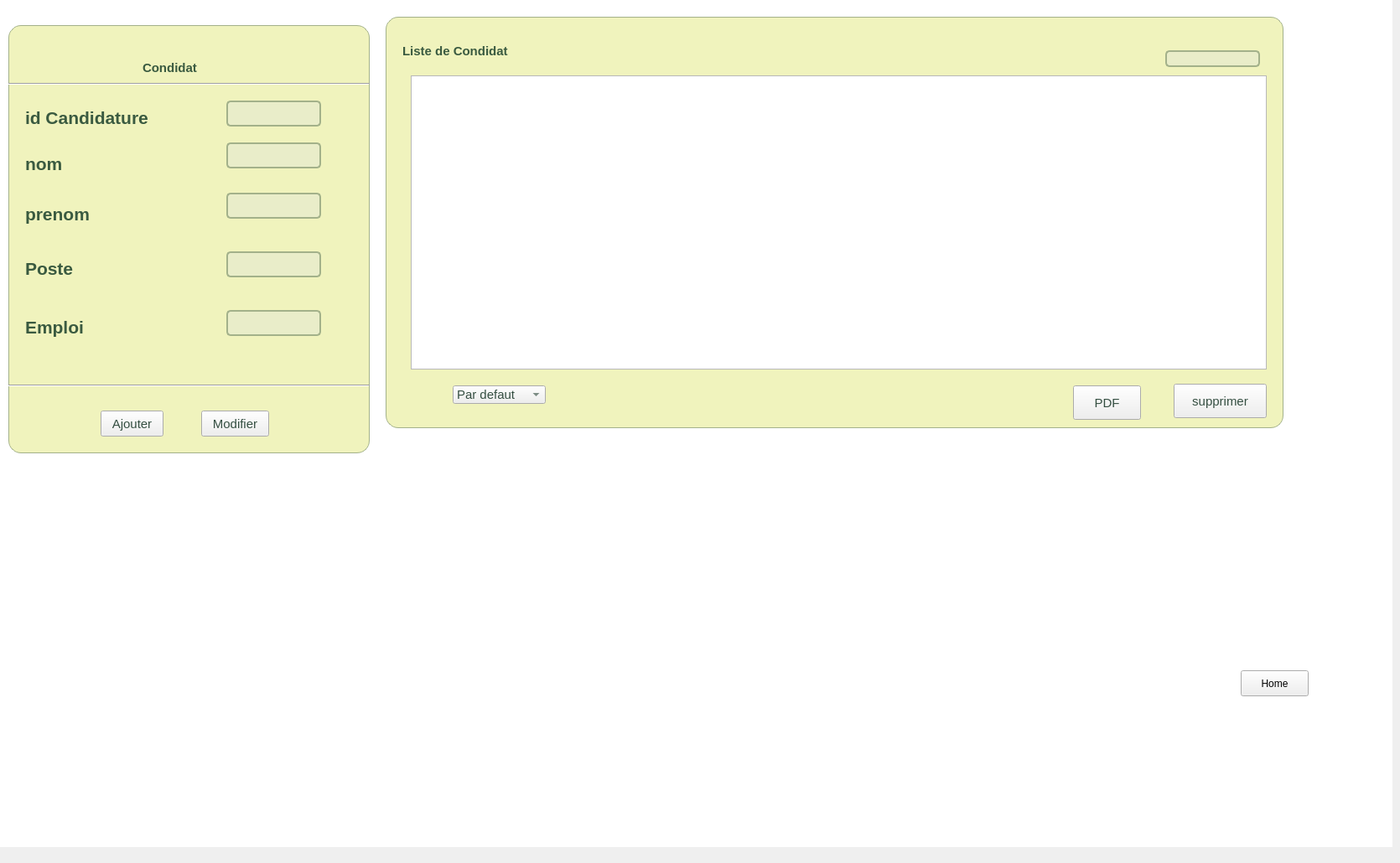
    <widget class="QWidget" name="page">
     <widget class="QLabel" name="qrcode">
      <property name="geometry">
       <rect>
        <x>90</x>
        <y>600</y>
        <width>231</width>
        <height>191</height>
       </rect>
      </property>
      <property name="text">
       <string/>
      </property>
     </widget>
     <widget class="QPushButton" name="pushButton_10">
      <property name="geometry">
       <rect>
        <x>1480</x>
        <y>800</y>
        <width>81</width>
        <height>31</height>
       </rect>
      </property>
      <property name="styleSheet">
       <string notr="true"/>
      </property>
      <property name="text">
       <string>Home</string>
      </property>
     </widget>
     <widget class="QLabel" name="label_18">
      <property name="geometry">
       <rect>
        <x>0</x>
        <y>-10</y>
        <width>1661</width>
        <height>1021</height>
       </rect>
      </property>
      <property name="styleSheet">
       <string notr="true">*{
background : white;
}</string>
      </property>
      <property name="text">
       <string/>
      </property>
      <property name="scaledContents">
       <bool>true</bool>
      </property>
     </widget>
     <widget class="QFrame" name="frame_17">
      <property name="geometry">
       <rect>
        <x>10</x>
        <y>30</y>
        <width>431</width>
        <height>511</height>
       </rect>
      </property>
      <property name="styleSheet">
       <string notr="true">* {
    font-family: 'Roboto', sans-serif;
    color: #344E41; /* Dark olive green */
    border-color: #A3B18A; /* Soft green */
    font-size: 15px;
}

#frame_17 {
    font-family: 'Roboto', sans-serif;
    border: 1px solid #A3B18A; /* Soft green border */
    border-radius: 15px;
    margin-top: 1em;
    background: #F0F3BD; /* Light lime background */
    box-shadow: 0 4px 6px rgba(0, 0, 0, 0.1);
    padding: 1.5em;
}

QFrame[frameShape=&quot;4&quot;],
QFrame[frameShape=&quot;5&quot;] {
    border: none;
    border-bottom: 2px solid #344E41; /* Dark olive green */
}

QComboButton {
    font-family: 'Roboto', sans-serif;
    background: #D9E2C3; /* Light green button */
    border: none;
    color: #344E41; /* Dark olive green text */
    padding: 5px 10px;
    border-radius: 5px;
    transition: background 0.3s ease;
}

QComboButton:hover {
    background: #A3B18A; /* Hover to soft green */
}

QLabel {
    background: transparent;
    color: #3A5A40; /* Olive text color */
    font-weight: 500;
}

QLineEdit {
    font-family: 'Roboto', sans-serif;
    background: #E9EDC9; /* Light green input background */
    border: 2px solid #A3B18A; /* Soft green border */
    border-radius: 5px;
    color: #344E41; /* Dark olive green text */
    padding: 8px 12px;
    transition: border-color 0.3s ease;
}

QLineEdit:focus {
    border-color: #3A5A40; /* Olive green focus */
    outline: none;
}

QDateTimeEdit {
    font-family: 'Roboto', sans-serif;
    background: #E9EDC9; /* Light green input background */
    border: 2px solid #A3B18A; /* Soft green border */
    border-radius: 5px;
    color: #344E41; /* Dark olive green text */
    padding: 8px 12px;
    transition: border-color 0.3s ease;
}

QDateTimeEdit:focus {
    border-color: #3A5A40; /* Olive green focus */
    outline: none;
}
</string>
      </property>
      <property name="frameShape">
       <enum>QFrame::StyledPanel</enum>
      </property>
      <property name="frameShadow">
       <enum>QFrame::Raised</enum>
      </property>
      <widget class="QLabel" name="label_66">
       <property name="geometry">
        <rect>
         <x>160</x>
         <y>10</y>
         <width>211</width>
         <height>81</height>
        </rect>
       </property>
       <property name="styleSheet">
        <string notr="true"/>
       </property>
       <property name="text">
        <string>Condidat</string>
       </property>
      </widget>
      <widget class="Line" name="line_23">
       <property name="geometry">
        <rect>
         <x>0</x>
         <y>60</y>
         <width>431</width>
         <height>20</height>
        </rect>
       </property>
       <property name="palette">
        <palette>
         <active>
          <colorrole role="WindowText">
           <brush brushstyle="SolidPattern">
            <color alpha="255">
             <red>52</red>
             <green>78</green>
             <blue>65</blue>
            </color>
           </brush>
          </colorrole>
          <colorrole role="Text">
           <brush brushstyle="SolidPattern">
            <color alpha="255">
             <red>52</red>
             <green>78</green>
             <blue>65</blue>
            </color>
           </brush>
          </colorrole>
          <colorrole role="ButtonText">
           <brush brushstyle="SolidPattern">
            <color alpha="255">
             <red>52</red>
             <green>78</green>
             <blue>65</blue>
            </color>
           </brush>
          </colorrole>
          <colorrole role="PlaceholderText">
           <brush brushstyle="NoBrush">
            <color alpha="128">
             <red>25</red>
             <green>144</green>
             <blue>234</blue>
            </color>
           </brush>
          </colorrole>
         </active>
         <inactive>
          <colorrole role="WindowText">
           <brush brushstyle="SolidPattern">
            <color alpha="255">
             <red>52</red>
             <green>78</green>
             <blue>65</blue>
            </color>
           </brush>
          </colorrole>
          <colorrole role="Text">
           <brush brushstyle="SolidPattern">
            <color alpha="255">
             <red>52</red>
             <green>78</green>
             <blue>65</blue>
            </color>
           </brush>
          </colorrole>
          <colorrole role="ButtonText">
           <brush brushstyle="SolidPattern">
            <color alpha="255">
             <red>52</red>
             <green>78</green>
             <blue>65</blue>
            </color>
           </brush>
          </colorrole>
          <colorrole role="PlaceholderText">
           <brush brushstyle="NoBrush">
            <color alpha="128">
             <red>52</red>
             <green>78</green>
             <blue>65</blue>
            </color>
           </brush>
          </colorrole>
         </inactive>
         <disabled>
          <colorrole role="WindowText">
           <brush brushstyle="SolidPattern">
            <color alpha="255">
             <red>52</red>
             <green>78</green>
             <blue>65</blue>
            </color>
           </brush>
          </colorrole>
          <colorrole role="Text">
           <brush brushstyle="SolidPattern">
            <color alpha="255">
             <red>52</red>
             <green>78</green>
             <blue>65</blue>
            </color>
           </brush>
          </colorrole>
          <colorrole role="ButtonText">
           <brush brushstyle="SolidPattern">
            <color alpha="255">
             <red>52</red>
             <green>78</green>
             <blue>65</blue>
            </color>
           </brush>
          </colorrole>
          <colorrole role="PlaceholderText">
           <brush brushstyle="NoBrush">
            <color alpha="128">
             <red>25</red>
             <green>144</green>
             <blue>234</blue>
            </color>
           </brush>
          </colorrole>
         </disabled>
        </palette>
       </property>
       <property name="orientation">
        <enum>Qt::Horizontal</enum>
       </property>
      </widget>
      <widget class="Line" name="line_24">
       <property name="geometry">
        <rect>
         <x>0</x>
         <y>420</y>
         <width>431</width>
         <height>20</height>
        </rect>
       </property>
       <property name="palette">
        <palette>
         <active>
          <colorrole role="WindowText">
           <brush brushstyle="SolidPattern">
            <color alpha="255">
             <red>52</red>
             <green>78</green>
             <blue>65</blue>
            </color>
           </brush>
          </colorrole>
          <colorrole role="Text">
           <brush brushstyle="SolidPattern">
            <color alpha="255">
             <red>52</red>
             <green>78</green>
             <blue>65</blue>
            </color>
           </brush>
          </colorrole>
          <colorrole role="ButtonText">
           <brush brushstyle="SolidPattern">
            <color alpha="255">
             <red>52</red>
             <green>78</green>
             <blue>65</blue>
            </color>
           </brush>
          </colorrole>
          <colorrole role="PlaceholderText">
           <brush brushstyle="NoBrush">
            <color alpha="128">
             <red>25</red>
             <green>144</green>
             <blue>234</blue>
            </color>
           </brush>
          </colorrole>
         </active>
         <inactive>
          <colorrole role="WindowText">
           <brush brushstyle="SolidPattern">
            <color alpha="255">
             <red>52</red>
             <green>78</green>
             <blue>65</blue>
            </color>
           </brush>
          </colorrole>
          <colorrole role="Text">
           <brush brushstyle="SolidPattern">
            <color alpha="255">
             <red>52</red>
             <green>78</green>
             <blue>65</blue>
            </color>
           </brush>
          </colorrole>
          <colorrole role="ButtonText">
           <brush brushstyle="SolidPattern">
            <color alpha="255">
             <red>52</red>
             <green>78</green>
             <blue>65</blue>
            </color>
           </brush>
          </colorrole>
          <colorrole role="PlaceholderText">
           <brush brushstyle="NoBrush">
            <color alpha="128">
             <red>52</red>
             <green>78</green>
             <blue>65</blue>
            </color>
           </brush>
          </colorrole>
         </inactive>
         <disabled>
          <colorrole role="WindowText">
           <brush brushstyle="SolidPattern">
            <color alpha="255">
             <red>52</red>
             <green>78</green>
             <blue>65</blue>
            </color>
           </brush>
          </colorrole>
          <colorrole role="Text">
           <brush brushstyle="SolidPattern">
            <color alpha="255">
             <red>52</red>
             <green>78</green>
             <blue>65</blue>
            </color>
           </brush>
          </colorrole>
          <colorrole role="ButtonText">
           <brush brushstyle="SolidPattern">
            <color alpha="255">
             <red>52</red>
             <green>78</green>
             <blue>65</blue>
            </color>
           </brush>
          </colorrole>
          <colorrole role="PlaceholderText">
           <brush brushstyle="NoBrush">
            <color alpha="128">
             <red>25</red>
             <green>144</green>
             <blue>234</blue>
            </color>
           </brush>
          </colorrole>
         </disabled>
        </palette>
       </property>
       <property name="styleSheet">
        <string notr="true">QFrame[frameShape=&quot;4&quot;] /* QFrame::HLine == 0x0004 */
{
    color: red;
}</string>
       </property>
       <property name="frameShadow">
        <enum>QFrame::Sunken</enum>
       </property>
       <property name="orientation">
        <enum>Qt::Horizontal</enum>
       </property>
      </widget>
      <widget class="QLabel" name="label_13">
       <property name="geometry">
        <rect>
         <x>20</x>
         <y>340</y>
         <width>71</width>
         <height>41</height>
        </rect>
       </property>
       <property name="text">
        <string>&lt;html&gt;&lt;head/&gt;&lt;body&gt;&lt;p&gt;&lt;span style=&quot; font-size:16pt;&quot;&gt;Emploi&lt;/span&gt;&lt;/p&gt;&lt;/body&gt;&lt;/html&gt;</string>
       </property>
      </widget>
      <widget class="QLineEdit" name="Emploi">
       <property name="geometry">
        <rect>
         <x>260</x>
         <y>340</y>
         <width>113</width>
         <height>31</height>
        </rect>
       </property>
       <property name="text">
        <string/>
       </property>
      </widget>
      <widget class="QLineEdit" name="le_prenom">
       <property name="geometry">
        <rect>
         <x>260</x>
         <y>200</y>
         <width>113</width>
         <height>31</height>
        </rect>
       </property>
       <property name="text">
        <string/>
       </property>
      </widget>
      <widget class="QLabel" name="label_11">
       <property name="geometry">
        <rect>
         <x>20</x>
         <y>200</y>
         <width>81</width>
         <height>51</height>
        </rect>
       </property>
       <property name="text">
        <string>&lt;html&gt;&lt;head/&gt;&lt;body&gt;&lt;p&gt;&lt;span style=&quot; font-size:16pt;&quot;&gt;prenom&lt;/span&gt;&lt;/p&gt;&lt;/body&gt;&lt;/html&gt;</string>
       </property>
      </widget>
      <widget class="QLineEdit" name="le_travail">
       <property name="geometry">
        <rect>
         <x>260</x>
         <y>270</y>
         <width>113</width>
         <height>31</height>
        </rect>
       </property>
       <property name="text">
        <string/>
       </property>
      </widget>
      <widget class="QLabel" name="label_12">
       <property name="geometry">
        <rect>
         <x>20</x>
         <y>270</y>
         <width>71</width>
         <height>41</height>
        </rect>
       </property>
       <property name="text">
        <string>&lt;html&gt;&lt;head/&gt;&lt;body&gt;&lt;p&gt;&lt;span style=&quot; font-size:16pt;&quot;&gt;Poste&lt;/span&gt;&lt;/p&gt;&lt;/body&gt;&lt;/html&gt;</string>
       </property>
      </widget>
      <widget class="QLineEdit" name="le_id_candidat">
       <property name="geometry">
        <rect>
         <x>260</x>
         <y>90</y>
         <width>113</width>
         <height>31</height>
        </rect>
       </property>
       <property name="text">
        <string/>
       </property>
      </widget>
      <widget class="QLabel" name="label_7">
       <property name="geometry">
        <rect>
         <x>20</x>
         <y>90</y>
         <width>171</width>
         <height>41</height>
        </rect>
       </property>
       <property name="text">
        <string>&lt;html&gt;&lt;head/&gt;&lt;body&gt;&lt;p&gt;&lt;span style=&quot; font-size:16pt;&quot;&gt;id Candidature&lt;/span&gt;&lt;/p&gt;&lt;/body&gt;&lt;/html&gt;</string>
       </property>
      </widget>
      <widget class="QLineEdit" name="le_nom">
       <property name="geometry">
        <rect>
         <x>260</x>
         <y>140</y>
         <width>113</width>
         <height>31</height>
        </rect>
       </property>
       <property name="text">
        <string/>
       </property>
      </widget>
      <widget class="QLabel" name="label_10">
       <property name="geometry">
        <rect>
         <x>20</x>
         <y>140</y>
         <width>61</width>
         <height>51</height>
        </rect>
       </property>
       <property name="text">
        <string>&lt;html&gt;&lt;head/&gt;&lt;body&gt;&lt;p&gt;&lt;span style=&quot; font-size:16pt;&quot;&gt;nom&lt;/span&gt;&lt;/p&gt;&lt;/body&gt;&lt;/html&gt;</string>
       </property>
      </widget>
      <widget class="QPushButton" name="pb_ajouter">
       <property name="geometry">
        <rect>
         <x>110</x>
         <y>460</y>
         <width>75</width>
         <height>31</height>
        </rect>
       </property>
       <property name="styleSheet">
        <string notr="true"/>
       </property>
       <property name="text">
        <string>Ajouter</string>
       </property>
      </widget>
      <widget class="QPushButton" name="pushButton_2">
       <property name="geometry">
        <rect>
         <x>230</x>
         <y>460</y>
         <width>81</width>
         <height>31</height>
        </rect>
       </property>
       <property name="styleSheet">
        <string notr="true"/>
       </property>
       <property name="text">
        <string>Modifier</string>
       </property>
      </widget>
      <widget class="QLabel" name="label_4">
       <property name="geometry">
        <rect>
         <x>230</x>
         <y>130</y>
         <width>181</width>
         <height>20</height>
        </rect>
       </property>
       <property name="text">
        <string/>
       </property>
      </widget>
      <widget class="QLabel" name="label_5">
       <property name="geometry">
        <rect>
         <x>220</x>
         <y>180</y>
         <width>181</width>
         <height>20</height>
        </rect>
       </property>
       <property name="text">
        <string/>
       </property>
      </widget>
      <widget class="QLabel" name="label_6">
       <property name="geometry">
        <rect>
         <x>220</x>
         <y>250</y>
         <width>181</width>
         <height>20</height>
        </rect>
       </property>
       <property name="text">
        <string/>
       </property>
      </widget>
      <widget class="QLabel" name="label_9">
       <property name="geometry">
        <rect>
         <x>230</x>
         <y>310</y>
         <width>181</width>
         <height>20</height>
        </rect>
       </property>
       <property name="text">
        <string/>
       </property>
      </widget>
      <widget class="QLabel" name="label_20">
       <property name="geometry">
        <rect>
         <x>220</x>
         <y>380</y>
         <width>181</width>
         <height>20</height>
        </rect>
       </property>
       <property name="text">
        <string/>
       </property>
      </widget>
     </widget>
     <widget class="QFrame" name="frame_14">
      <property name="geometry">
       <rect>
        <x>460</x>
        <y>20</y>
        <width>1071</width>
        <height>491</height>
       </rect>
      </property>
      <property name="styleSheet">
       <string notr="true">* {
    font-family: 'Roboto', sans-serif;
    color: #344E41; /* Dark olive green */
    border-color: #A3B18A; /* Soft green */
    font-size: 15px;
}

#frame_14 {
    font-family: 'Roboto', sans-serif;
    border: 1px solid #A3B18A; /* Soft green border */
    border-radius: 15px;
    margin-top: 1em;
    background: #F0F3BD; /* Light lime background */
    box-shadow: 0 4px 6px rgba(0, 0, 0, 0.1);
    padding: 1.5em;
}

QFrame[frameShape=&quot;4&quot;],
QFrame[frameShape=&quot;5&quot;] {
    border: none;
    border-bottom: 2px solid #344E41; /* Dark olive green */
}

QComboButton {
    font-family: 'Roboto', sans-serif;
    background: #D9E2C3; /* Light green button */
    border: none;
    color: #344E41; /* Dark olive green text */
    padding: 5px 10px;
    border-radius: 5px;
    transition: background 0.3s ease;
}

QComboButton:hover {
    background: #A3B18A; /* Hover to soft green */
}

QLabel {
    background: transparent;
    color: #3A5A40; /* Olive text color */
    font-weight: 500;
}

QLineEdit {
    font-family: 'Roboto', sans-serif;
    background: #E9EDC9; /* Light green input background */
    border: 2px solid #A3B18A; /* Soft green border */
    border-radius: 5px;
    color: #344E41; /* Dark olive green text */
    padding: 8px 12px;
    transition: border-color 0.3s ease;
}

QLineEdit:focus {
    border-color: #3A5A40; /* Olive green focus */
    outline: none;
}

QDateTimeEdit {
    font-family: 'Roboto', sans-serif;
    background: #E9EDC9; /* Light green input background */
    border: 2px solid #A3B18A; /* Soft green border */
    border-radius: 5px;
    color: #344E41; /* Dark olive green text */
    padding: 8px 12px;
    transition: border-color 0.3s ease;
}

QDateTimeEdit:focus {
    border-color: #3A5A40; /* Olive green focus */
    outline: none;
}
</string>
      </property>
      <property name="frameShape">
       <enum>QFrame::StyledPanel</enum>
      </property>
      <property name="frameShadow">
       <enum>QFrame::Raised</enum>
      </property>
      <widget class="QLabel" name="label_60">
       <property name="geometry">
        <rect>
         <x>20</x>
         <y>0</y>
         <width>271</width>
         <height>81</height>
        </rect>
       </property>
       <property name="styleSheet">
        <string notr="true"/>
       </property>
       <property name="text">
        <string>Liste de Condidat</string>
       </property>
      </widget>
      <widget class="QTableView" name="tableView">
       <property name="geometry">
        <rect>
         <x>30</x>
         <y>70</y>
         <width>1021</width>
         <height>351</height>
        </rect>
       </property>
       <property name="selectionBehavior">
        <enum>QAbstractItemView::SelectRows</enum>
       </property>
      </widget>
      <widget class="QLineEdit" name="lineEdit">
       <property name="geometry">
        <rect>
         <x>930</x>
         <y>40</y>
         <width>113</width>
         <height>20</height>
        </rect>
       </property>
      </widget>
      <widget class="QComboBox" name="comboBox">
       <property name="geometry">
        <rect>
         <x>80</x>
         <y>440</y>
         <width>111</width>
         <height>22</height>
        </rect>
       </property>
       <item>
        <property name="text">
         <string>Par defaut</string>
        </property>
       </item>
       <item>
        <property name="text">
         <string>nom</string>
        </property>
       </item>
       <item>
        <property name="text">
         <string>prenom</string>
        </property>
       </item>
       <item>
        <property name="text">
         <string>travail</string>
        </property>
       </item>
      </widget>
      <widget class="QPushButton" name="pushButton">
       <property name="geometry">
        <rect>
         <x>820</x>
         <y>440</y>
         <width>81</width>
         <height>41</height>
        </rect>
       </property>
       <property name="styleSheet">
        <string notr="true"/>
       </property>
       <property name="text">
        <string>PDF</string>
       </property>
      </widget>
      <widget class="QPushButton" name="pushButton_3">
       <property name="geometry">
        <rect>
         <x>940</x>
         <y>438</y>
         <width>111</width>
         <height>41</height>
        </rect>
       </property>
       <property name="styleSheet">
        <string notr="true"/>
       </property>
       <property name="text">
        <string>supprimer</string>
       </property>
      </widget>
     </widget>
     <zorder>label_18</zorder>
     <zorder>qrcode</zorder>
     <zorder>pushButton_10</zorder>
     <zorder>frame_17</zorder>
     <zorder>frame_14</zorder>
    </widget>
